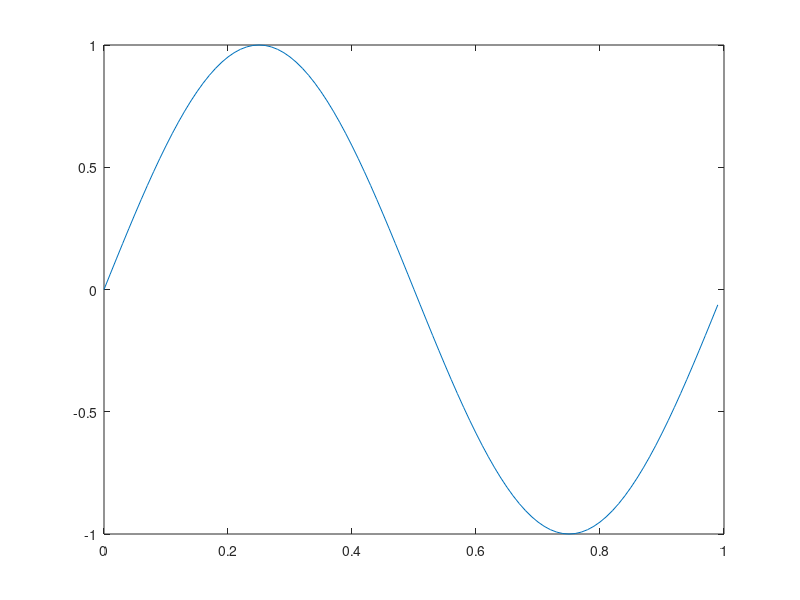
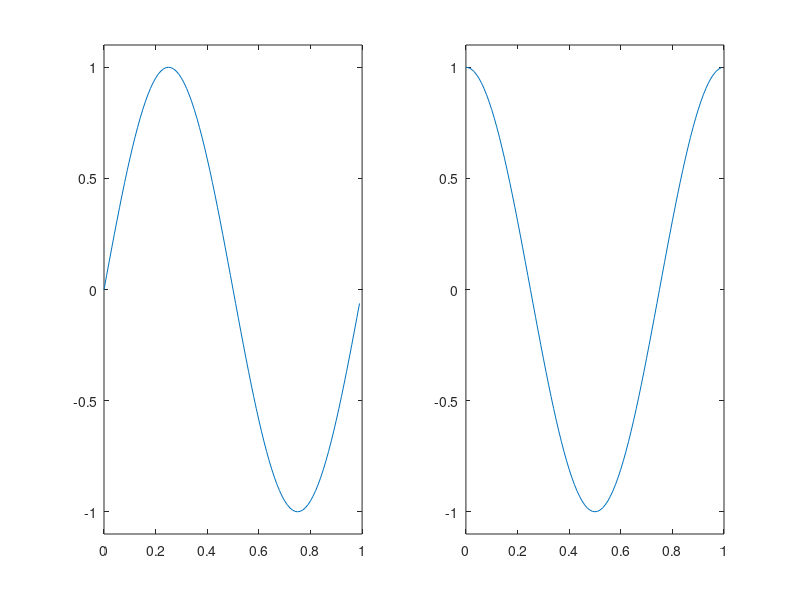
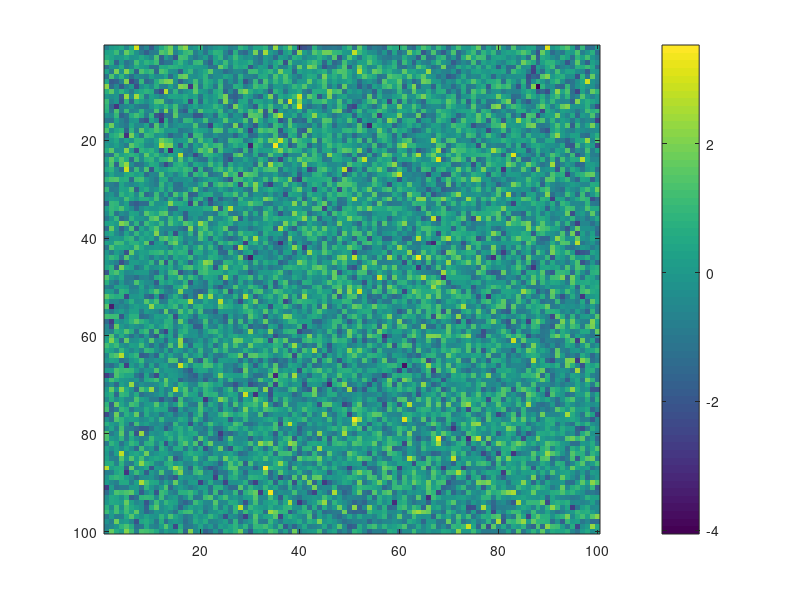

Source code (MATLAB) for these figures, in order:
t = [0:0.01:0.99];

y1 = sin(2*pi*t);
y2 = cos(2*pi*t);

plot(t,y1, 'b');
hold on;
plot(t,y2, 'r')
xlabel('time')
ylabel('vlaue')
legend('sin', 'cos')
title('a plot')
hold off;
figure(1); plot(t, y1);
figure(2); plot(t, y2);

hold on;
subplot(1,2,1);
plot(t,y1);
axis([0,1,-1.1,1.1]);
subplot(1,2,2);
plot(t,y2);
axis([0,1,-1.1,1.1]);

A = randn(100,100);
hold off;
figure (3); imagesc(A), colorbar;























































